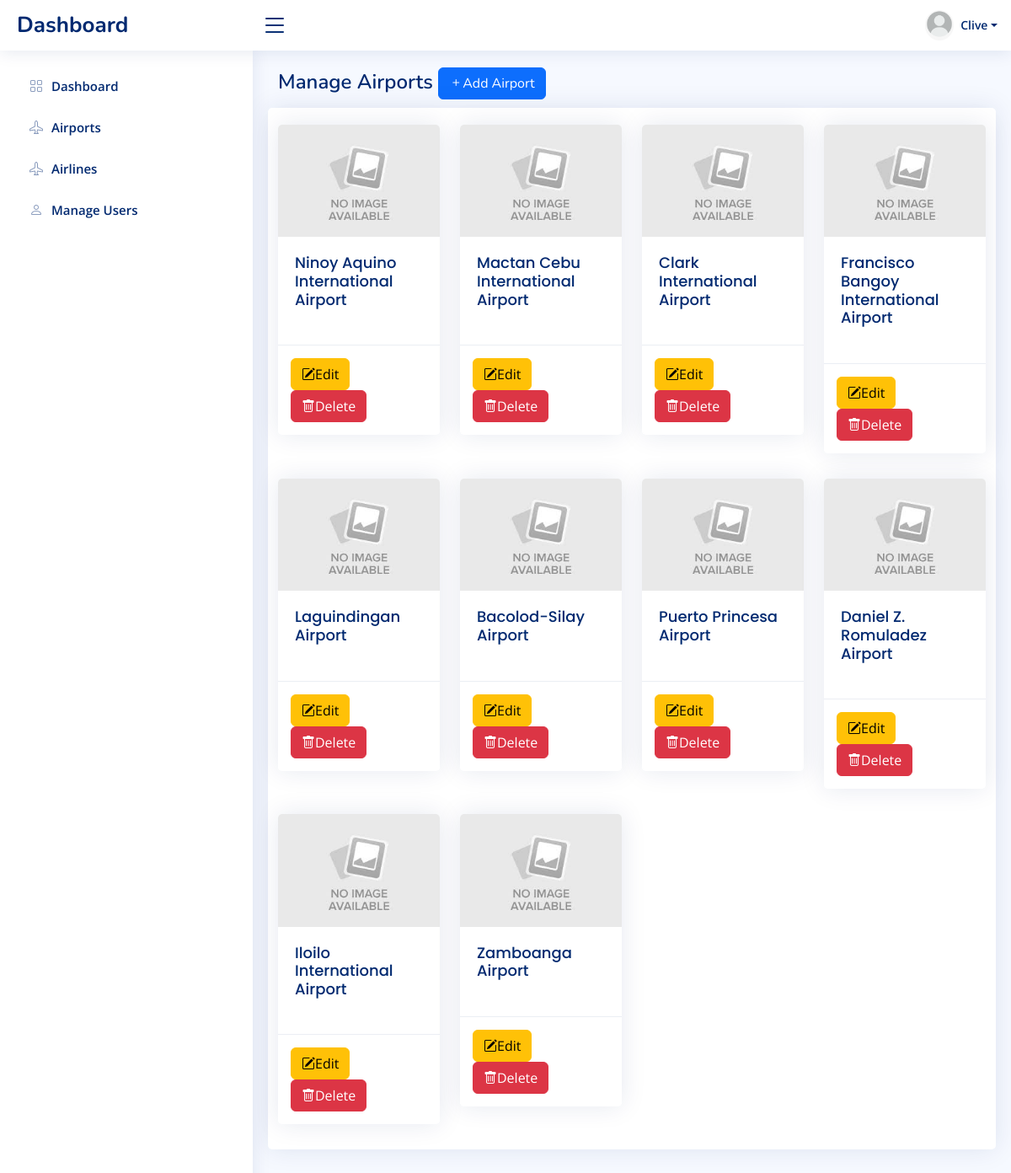
The page /admin/airport.php (signed in) on the database its author committed.
### tables this page shows
CREATE TABLE `users` (
  `user_id` int(11) NOT NULL,
  `first_name` varchar(255) NOT NULL,
  `middle_name` varchar(255) NOT NULL,
  `last_name` varchar(255) NOT NULL,
  `address` text NOT NULL,
  `contact` bigint(20) NOT NULL,
  `email` varchar(255) NOT NULL,
  `user_type` varchar(255) NOT NULL,
  `user_img` varchar(255) NOT NULL,
  `account_id` varchar(255) NOT NULL,
  `password` varchar(255) NOT NULL,
  `confirm_password` varchar(255) NOT NULL
);

CREATE TABLE `airports` (
  `airport_id` int(11) NOT NULL,
  `airline_id` varchar(255) NOT NULL,
  `airport_name` varchar(255) NOT NULL,
  `iata_code` varchar(255) NOT NULL,
  `city` varchar(255) NOT NULL,
  `airport_img` longblob NOT NULL,
  `airport_description` text NOT NULL
);

### admin/includes/session.php (called while the page is built, shortened)
<?php
$id=$_SESSION['user_id'];
?>

### admin/airport.php (the view, shortened to what this page needs)
<?php
    include ('includes/header.php');
    include ('includes/navbar.php');
    include ('includes/sidebar.php');
    include ('database/dbcon.php');
?>
<main id="main" class="main">
    <div class="pagetitle">
      <h1>Manage Airports <a href="add_airport.php" class="btn btn-primary"><i class="bi bi-plus"></i>Add Airport</a> </h1>
    </div>
    <section class="section">
      <div class="row align-items-top">
        <div class="card">
          <div class="card-body">
          </div>
          <div class="row">
            <?php
              $airport = mysqli_query($con, "SELECT * FROM airports");
              while($row = mysqli_fetch_array($airport)):
            ?>
            <div class="col-lg-3">
              <div class="card">
                <?php if($row['airport_img'] != null):?>
                  <img src="assets/img/<?php echo $row['airport_img']; ?>" class="card-img-top" alt="...">
                  <?php else:?>
                    <img src="assets/img/no-img.jpg" class="card-img-top" alt="...">
                  <?php endif;?>
                <div class="card-body">
                  <a href="airport_details.php<?php echo '?airport_id='.$row['airport_id'];?>"><h5 class="card-title"><?php echo $row['airport_name'];?></h5></a>
                </div>
                <div class="card-footer">
                  <p class="card-text">
                    <a href="edit_airport.php<?php echo '?airport_id='.$row['airport_id'];?>" class="btn btn-warning"><i class="bi bi-pencil-square"></i>Edit</a>
                    <button type="button" data-bs-toggle="modal" data-bs-target="#DeleteModal<?php echo $row['airport_id'];?>" class="btn btn-danger"><i class="bi bi-trash"></i>Delete</button>
                  </p>
                </div>
              </div>
            </div>
            <?php endwhile; ?>
          </div>
        </div>
      </div>
    </section>
  </main>
<?php
    include ('includes/footer.php');
?>

### admin/includes/navbar.php (shortened to what this page needs)
<?php
  include ('database/dbcon.php');
  include ('session.php');
  $user = mysqli_query($con, "SELECT * FROM users WHERE user_id='$id'");
  $row = mysqli_fetch_array($user);
?>
<body>
  <header id="header" class="header fixed-top d-flex align-items-center">
    <div class="d-flex align-items-center justify-content-between">
      <a href="dashboard.php" class="logo d-flex align-items-center">
        <span class="d-none d-lg-block">Dashboard</span>
      </a>
      <i class="bi bi-list toggle-sidebar-btn"></i>
    </div>
    <nav class="header-nav ms-auto">
      <ul class="d-flex align-items-center">
        <li class="nav-item dropdown pe-3">
          <a class="nav-link nav-profile d-flex align-items-center pe-0" href="#" data-bs-toggle="dropdown">
            <img src="assets/img/no-profile.jpg" alt="Profile" class="rounded-circle">
            <span class="d-none d-md-block dropdown-toggle ps-2"><?php echo $row['first_name']?></span>
          </a>
        </li>
      </ul>
    </nav>
  </header>

### admin/assets/css/style.css (style rules this page uses)
:root { scroll-behavior: smooth; }
body { font-family: "Open Sans", sans-serif; background: #f6f9ff; color: #444444; }
a { color: #4154f1; text-decoration: none; }
h1, h2, h3, h4, h5, h6 { font-family: "Nunito", sans-serif; }
#main { margin-top: 60px; padding: 20px 30px; transition: all 0.3s; }
.pagetitle { margin-bottom: 10px; }
.pagetitle h1 { font-size: 24px; margin-bottom: 0; font-weight: 600; color: #012970; }
.card { margin-bottom: 30px; border: none; border-radius: 5px; box-shadow: 0px 0 30px rgba(1, 41, 112, 0.1); }
.card-header, .card-footer { border-color: #ebeef4; background-color: #fff; color: #798eb3; padding: 15px; }
.card-title { padding: 20px 0 15px 0; font-size: 18px; font-weight: 500; color: #012970; font-family: "Poppins", sans-serif; }
.card-body { padding: 0 20px 20px 20px; }
.logo { line-height: 1; }
@media (min-width: 1200px) { .logo { width: 280px; } }
.logo span { font-size: 26px; font-weight: 700; color: #012970; font-family: "Nunito", sans-serif; }
.header { transition: all 0.5s; z-index: 997; height: 60px; box-shadow: 0px 2px 20px rgba(1, 41, 112, 0.1); background-color: #fff; padding-left: 20px; }
.header .toggle-sidebar-btn { font-size: 32px; padding-left: 10px; cursor: pointer; color: #012970; }
.header-nav ul { list-style: none; }
.header-nav>ul { margin: 0; padding: 0; }
.header-nav .nav-profile { color: #012970; }
.header-nav .nav-profile img { max-height: 36px; }
.header-nav .nav-profile span { font-size: 14px; font-weight: 600; }
@media (min-width: 1200px) { #main, #footer { margin-left: 300px; } }

### rows shown on the page
users: first_name "Clive"
airports: airport_name "Ninoy Aquino International Airport"
airports: airport_name "Mactan Cebu International Airport"
airports: airport_name "Clark International Airport"
airports: airport_name "Francisco Bangoy International Airport"
airports: airport_name "Laguindingan Airport"
airports: airport_name "Bacolod-Silay Airport"
airports: airport_name "Puerto Princesa Airport"
airports: airport_name "Daniel Z. Romuladez Airport"
airports: airport_name "Iloilo International Airport"
airports: airport_name "Zamboanga Airport"
